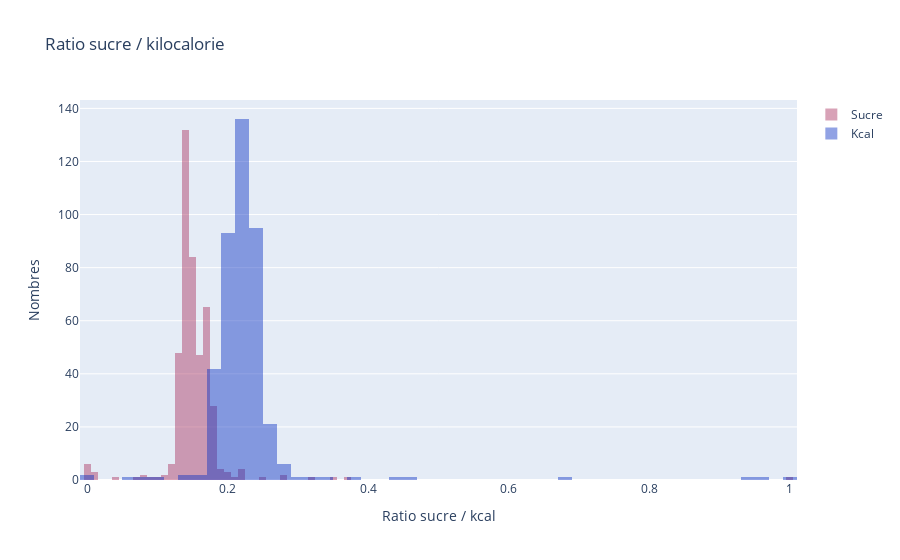

Notebook code cell kept with this figure:
### Code cell
# visualisation
sucre = go.Histogram(
    x=df_visu1.Sucre,
    opacity=0.75,
    name = "Sucre",
    marker=dict(color='rgba(171, 50, 96, 0.6)'))
kcal = go.Histogram(
    x=df_visu1.Kcal,
    opacity=0.75,
    name = "Kcal",
    marker=dict(color='rgba(12, 50, 196, 0.6)'))

data = [sucre, kcal]
layout = go.Layout(barmode='overlay',
                   title='Ratio sucre / kilocalorie',
                   xaxis=dict(title='Ratio sucre / kcal'),
                   yaxis=dict( title='Nombres'))
fig = go.Figure(data=data, layout=layout)
fig.show()

### Figure 1 — Plotly figure (JSON) as saved in the notebook; plotly's stock layout.template omitted (floating-point values rounded to 4 significant figures; data arrays with more than 128 entries replaced by an {"elided": "..."} marker saying what was removed)
{"data": [{"marker": {"color": "rgba(171, 50, 96, 0.6)"}, "name": "Sucre", "opacity": 0.75, "type": "histogram", "x": {"elided": "517 float values"}}, {"marker": {"color": "rgba(12, 50, 196, 0.6)"}, "name": "Kcal", "opacity": 0.75, "type": "histogram", "x": {"elided": "517 float values"}}], "layout": {"barmode": "overlay", "title": {"text": "Ratio sucre / kilocalorie"}, "xaxis": {"title": {"text": "Ratio sucre / kcal"}}, "yaxis": {"title": {"text": "Nombres"}}}}
